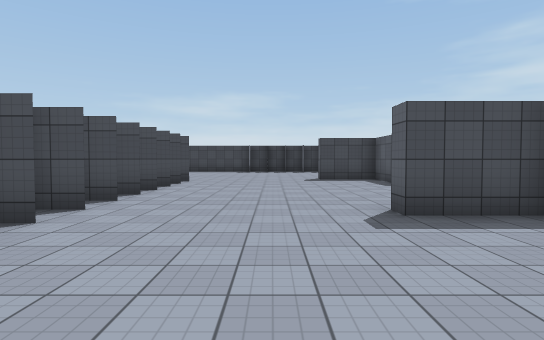
View 1 (above)

24 first-person views from a walk through a Unity game level. The camera is 1.5 m above the floor, tilts 2° down and sees 80° across. The floor is counted in squares, 2 m on a side. Each view is taken from the middle of a square. On the plan, view 1 faces up. The plan holds only what a view shows up to about 11 squares ahead; the rest is blank. The place goes on beyond the plan. Some animated figures are left out. Surface patterns are stand-ins for the level's own textures.

View 2
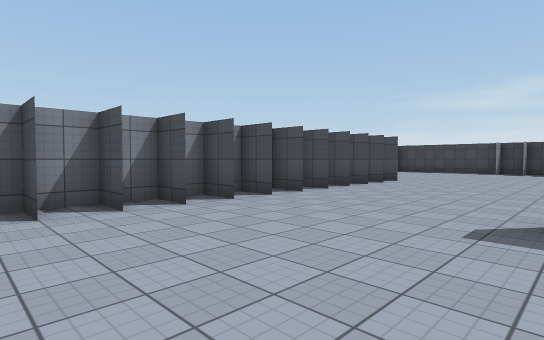

View 3
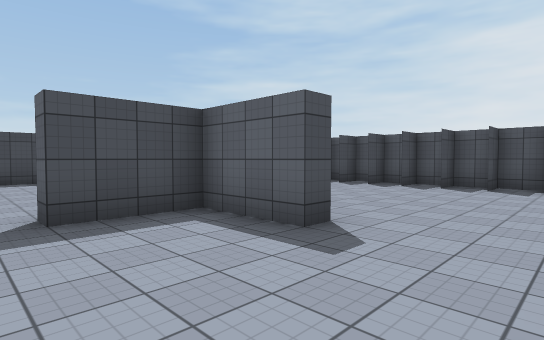

View 4
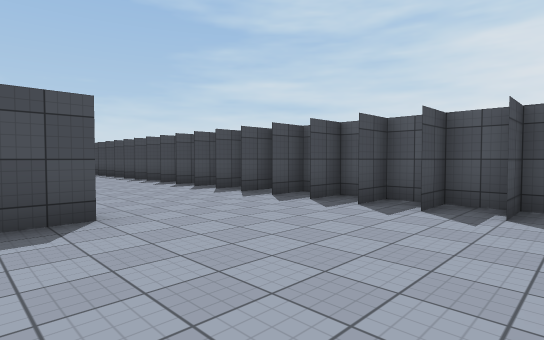

View 5
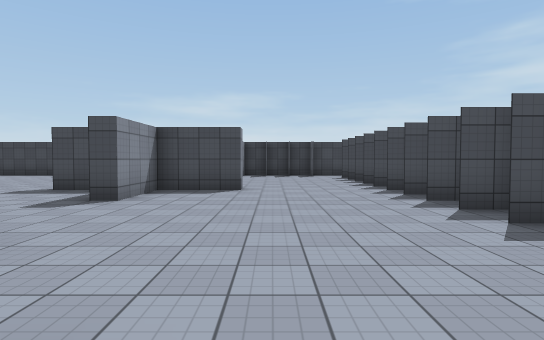

View 6
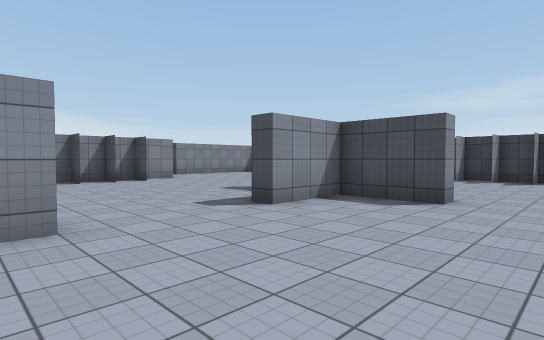

View 7
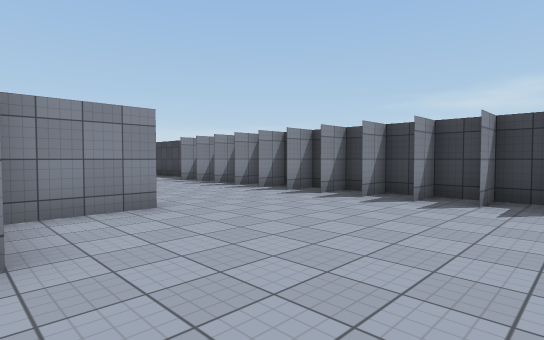

View 8
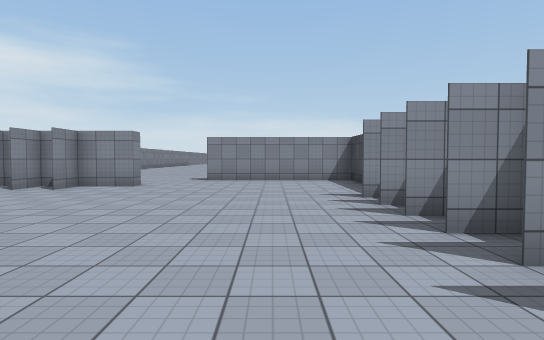

View 9
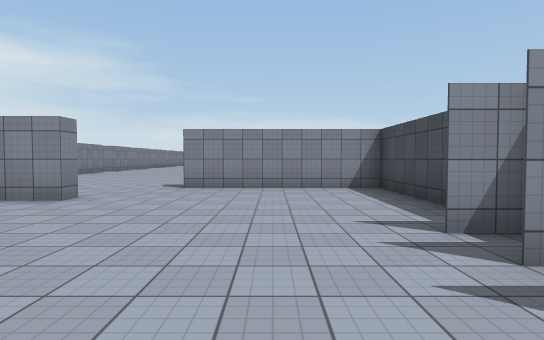

View 10
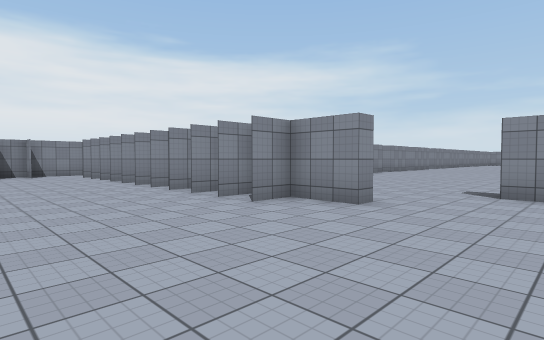

View 11
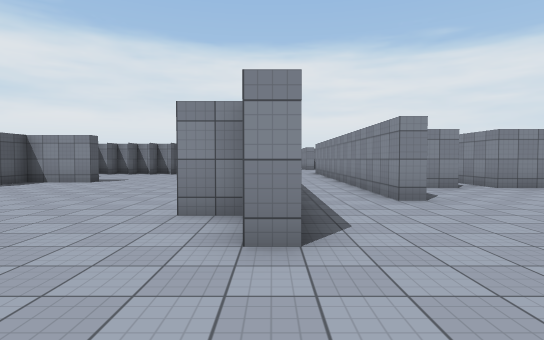

View 12
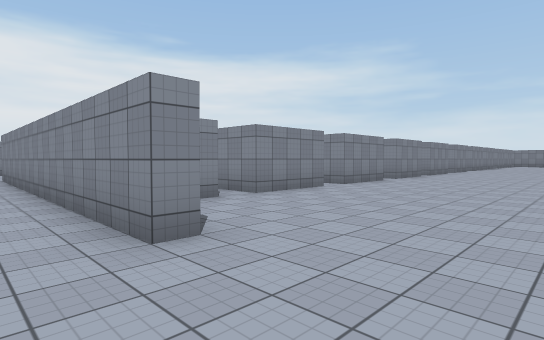

View 13
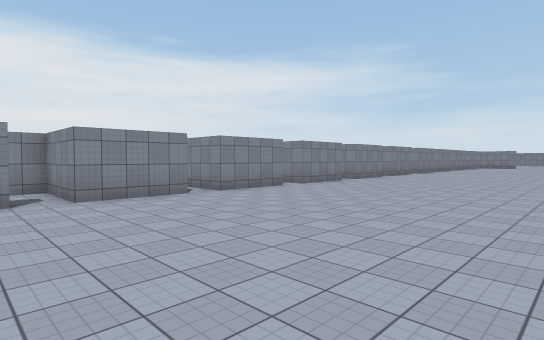

View 14
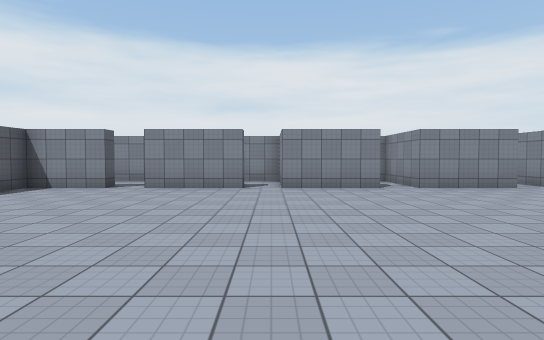

View 15
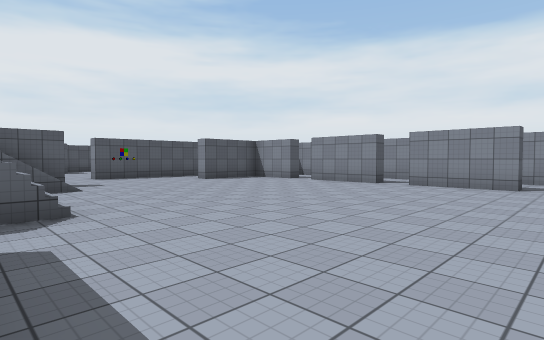

View 16
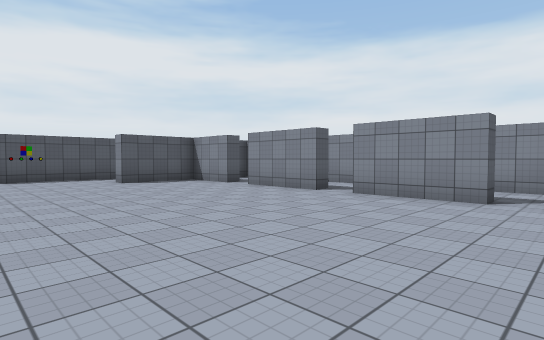

View 17
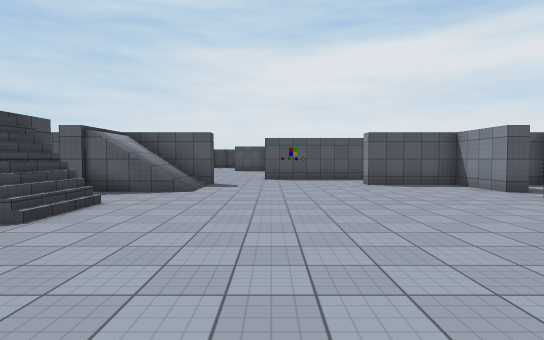

View 18
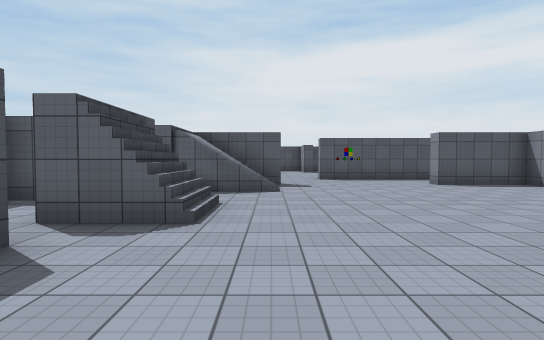

View 19
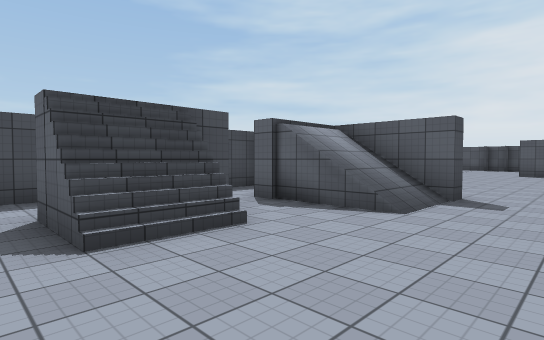

View 20
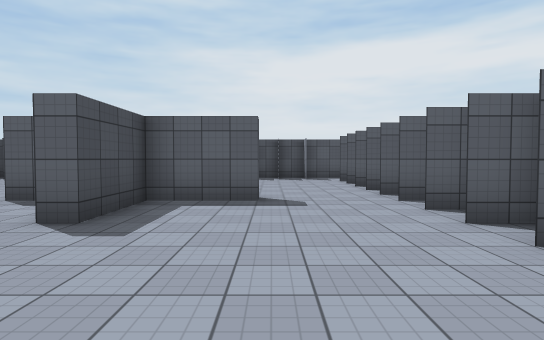

View 21
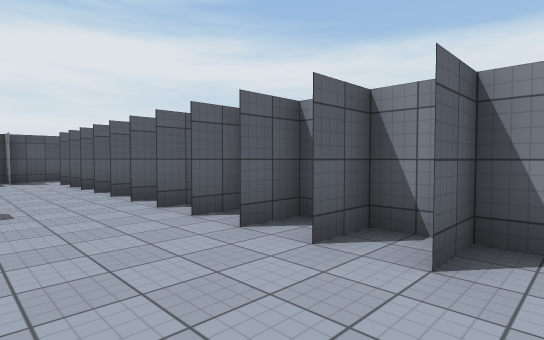

View 22
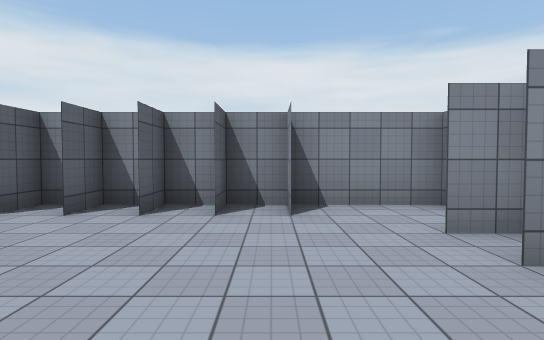

View 23
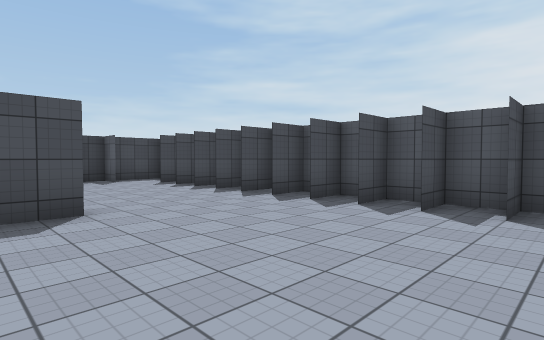

View 24
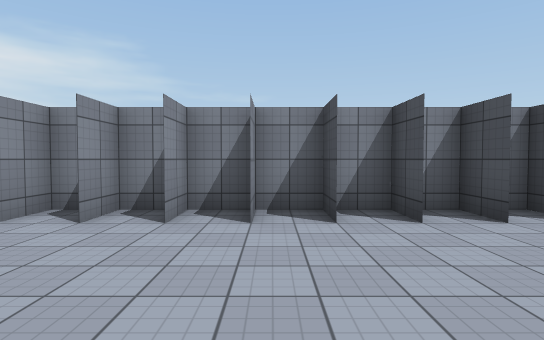

### Floor plan
Key: @ floor where view 1 was taken; # wall or solid block; . main floor; : floor 3 m higher than the main floor; / step, stairs or slope.
Columns run from 17 left of view 1 to 11 right of it. Each row starts with its distance up from view 1.
 19            :::: #
 18      ..    .....############
 17     ... .. ................#
 16 .....##..//................#
 15 .....//..//................#
 14 .........//..........#.....#
 13 .....................#.....#
 12 .............#.....#####...#
 11 .............##......#.....#
 10 .............##......#.....#
  9 ..........#..##............#
  8 ..........#..##............#
  7 ..........#..##............#
  6 #.##.###.##..##......#.....#
  5 #..#...#..#..##......#.....#
  4 ###########..##....#####...#
  3           #. ##......#.....#
  2           #. ##............#
  1           #. ##............##
  0           #.  ...@..........:
 -1           #   ...#########

Where each view was taken, in squares from view 1:
view 1: 0 up, 0 right, facing up
view 2: 0 up, 2 right, facing up-left
view 3: 0 up, 1 right, facing up-right
view 4: 0 up, 5 right, facing up-right
view 5: 4 up, 7 right, facing up
view 6: 6 up, 8 right, facing up-left
view 7: 12 up, 9 right, facing up-left
view 8: 16 up, 5 right, facing left
view 9: 16 up, 2 right, facing left
view 10: 15 up, 1 right, facing down-left
view 11: 15 up, 4 left, facing down
view 12: 12 up, 5 left, facing down-left
view 13: 14 up, 8 left, facing down-left
view 14: 15 up, 13 left, facing down
view 15: 16 up, 17 left, facing down-right
view 16: 13 up, 17 left, facing down-right
view 17: 12 up, 16 left, facing right
view 18: 14 up, 16 left, facing right
view 19: 12 up, 13 left, facing up-right
view 20: 2 up, 2 left, facing right
view 21: 2 up, 2 left, facing down-right
view 22: 4 up, 1 left, facing down
view 23: 7 up, 5 right, facing up-right
view 24: 6 up, 1 right, facing left
